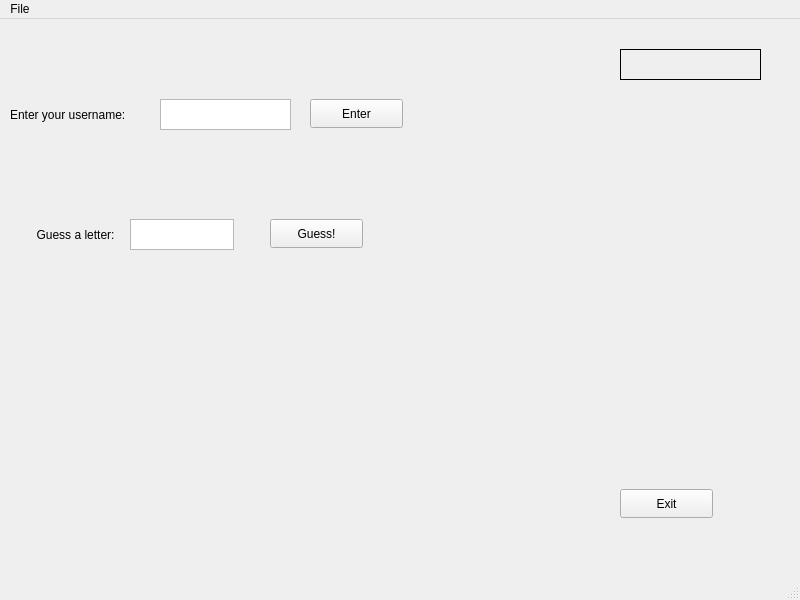
<?xml version="1.0" encoding="UTF-8"?>
<ui version="4.0">
 <class>MainWindow</class>
 <widget class="QMainWindow" name="MainWindow">
  <property name="geometry">
   <rect>
    <x>0</x>
    <y>0</y>
    <width>800</width>
    <height>600</height>
   </rect>
  </property>
  <property name="windowTitle">
   <string>MainWindow</string>
  </property>
  <widget class="QWidget" name="centralwidget">
   <widget class="QPushButton" name="exitButton">
    <property name="geometry">
     <rect>
      <x>620</x>
      <y>470</y>
      <width>93</width>
      <height>29</height>
     </rect>
    </property>
    <property name="text">
     <string>Exit</string>
    </property>
   </widget>
   <widget class="QLabel" name="enterUsernameLabel">
    <property name="geometry">
     <rect>
      <x>10</x>
      <y>80</y>
      <width>151</width>
      <height>31</height>
     </rect>
    </property>
    <property name="text">
     <string>Enter your username:</string>
    </property>
   </widget>
   <widget class="QTextEdit" name="usernameText">
    <property name="geometry">
     <rect>
      <x>160</x>
      <y>80</y>
      <width>131</width>
      <height>31</height>
     </rect>
    </property>
   </widget>
   <widget class="QLabel" name="nameLabel">
    <property name="geometry">
     <rect>
      <x>620</x>
      <y>30</y>
      <width>141</width>
      <height>31</height>
     </rect>
    </property>
    <property name="autoFillBackground">
     <bool>true</bool>
    </property>
    <property name="frameShape">
     <enum>QFrame::Box</enum>
    </property>
    <property name="frameShadow">
     <enum>QFrame::Plain</enum>
    </property>
    <property name="text">
     <string/>
    </property>
    <property name="alignment">
     <set>Qt::AlignCenter</set>
    </property>
   </widget>
   <widget class="QPushButton" name="guessButton">
    <property name="geometry">
     <rect>
      <x>270</x>
      <y>200</y>
      <width>93</width>
      <height>29</height>
     </rect>
    </property>
    <property name="text">
     <string>Guess!</string>
    </property>
   </widget>
   <widget class="QTextEdit" name="guessText">
    <property name="geometry">
     <rect>
      <x>130</x>
      <y>200</y>
      <width>104</width>
      <height>31</height>
     </rect>
    </property>
   </widget>
   <widget class="QLabel" name="guessLetterLabel">
    <property name="geometry">
     <rect>
      <x>10</x>
      <y>200</y>
      <width>131</width>
      <height>31</height>
     </rect>
    </property>
    <property name="autoFillBackground">
     <bool>false</bool>
    </property>
    <property name="text">
     <string>Guess a letter:</string>
    </property>
    <property name="alignment">
     <set>Qt::AlignCenter</set>
    </property>
   </widget>
   <widget class="QPushButton" name="enterNameButton">
    <property name="geometry">
     <rect>
      <x>310</x>
      <y>80</y>
      <width>93</width>
      <height>29</height>
     </rect>
    </property>
    <property name="text">
     <string>Enter</string>
    </property>
   </widget>
  </widget>
  <widget class="QMenuBar" name="menubar">
   <property name="geometry">
    <rect>
     <x>0</x>
     <y>0</y>
     <width>800</width>
     <height>26</height>
    </rect>
   </property>
   <widget class="QMenu" name="menuFile">
    <property name="title">
     <string>File</string>
    </property>
    <addaction name="separator"/>
    <addaction name="actionExit"/>
    <addaction name="separator"/>
    <addaction name="actionReset_Game"/>
   </widget>
   <addaction name="menuFile"/>
  </widget>
  <widget class="QStatusBar" name="statusbar"/>
  <action name="actionExit">
   <property name="text">
    <string>Exit</string>
   </property>
  </action>
  <action name="actionReset_Game">
   <property name="text">
    <string>Reset Game</string>
   </property>
  </action>
 </widget>
 <resources/>
 <connections>
  <connection>
   <sender>exitButton</sender>
   <signal>clicked()</signal>
   <receiver>MainWindow</receiver>
   <slot>close()</slot>
   <hints>
    <hint type="sourcelabel">
     <x>666</x>
     <y>510</y>
    </hint>
    <hint type="destinationlabel">
     <x>399</x>
     <y>299</y>
    </hint>
   </hints>
  </connection>
  <connection>
   <sender>enterNameButton</sender>
   <signal>clicked()</signal>
   <receiver>nameLabel</receiver>
   <slot>update()</slot>
   <hints>
    <hint type="sourcelabel">
     <x>356</x>
     <y>120</y>
    </hint>
    <hint type="destinationlabel">
     <x>680</x>
     <y>71</y>
    </hint>
   </hints>
  </connection>
  <connection>
   <sender>guessButton</sender>
   <signal>clicked()</signal>
   <receiver>MainWindow</receiver>
   <slot>update()</slot>
   <hints>
    <hint type="sourcelabel">
     <x>316</x>
     <y>240</y>
    </hint>
    <hint type="destinationlabel">
     <x>399</x>
     <y>299</y>
    </hint>
   </hints>
  </connection>
  <connection>
   <sender>actionExit</sender>
   <signal>triggered()</signal>
   <receiver>MainWindow</receiver>
   <slot>close()</slot>
   <hints>
    <hint type="sourcelabel">
     <x>-1</x>
     <y>-1</y>
    </hint>
    <hint type="destinationlabel">
     <x>399</x>
     <y>299</y>
    </hint>
   </hints>
  </connection>
 </connections>
</ui>
